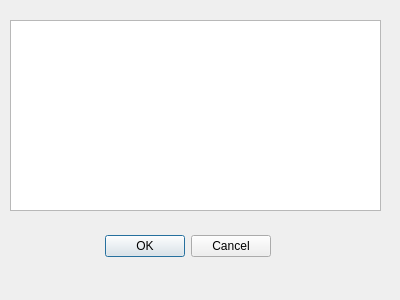
<?xml version="1.0" encoding="UTF-8"?>
<ui version="4.0">
 <class>dialog</class>
 <widget class="QDialog" name="dialog">
  <property name="enabled">
   <bool>true</bool>
  </property>
  <property name="geometry">
   <rect>
    <x>0</x>
    <y>0</y>
    <width>400</width>
    <height>300</height>
   </rect>
  </property>
  <property name="windowTitle">
   <string>pyqt测试窗口</string>
  </property>
  <widget class="QDialogButtonBox" name="buttonBox">
   <property name="geometry">
    <rect>
     <x>100</x>
     <y>230</y>
     <width>171</width>
     <height>32</height>
    </rect>
   </property>
   <property name="orientation">
    <enum>Qt::Horizontal</enum>
   </property>
   <property name="standardButtons">
    <set>QDialogButtonBox::Cancel|QDialogButtonBox::Ok</set>
   </property>
  </widget>
  <widget class="QTextEdit" name="textEdit">
   <property name="geometry">
    <rect>
     <x>10</x>
     <y>20</y>
     <width>371</width>
     <height>191</height>
    </rect>
   </property>
  </widget>
 </widget>
 <resources/>
 <connections>
  <connection>
   <sender>buttonBox</sender>
   <signal>accepted()</signal>
   <receiver>dialog</receiver>
   <slot>accept()</slot>
   <hints>
    <hint type="sourcelabel">
     <x>248</x>
     <y>254</y>
    </hint>
    <hint type="destinationlabel">
     <x>157</x>
     <y>274</y>
    </hint>
   </hints>
  </connection>
  <connection>
   <sender>buttonBox</sender>
   <signal>rejected()</signal>
   <receiver>dialog</receiver>
   <slot>reject()</slot>
   <hints>
    <hint type="sourcelabel">
     <x>316</x>
     <y>260</y>
    </hint>
    <hint type="destinationlabel">
     <x>286</x>
     <y>274</y>
    </hint>
   </hints>
  </connection>
 </connections>
</ui>
